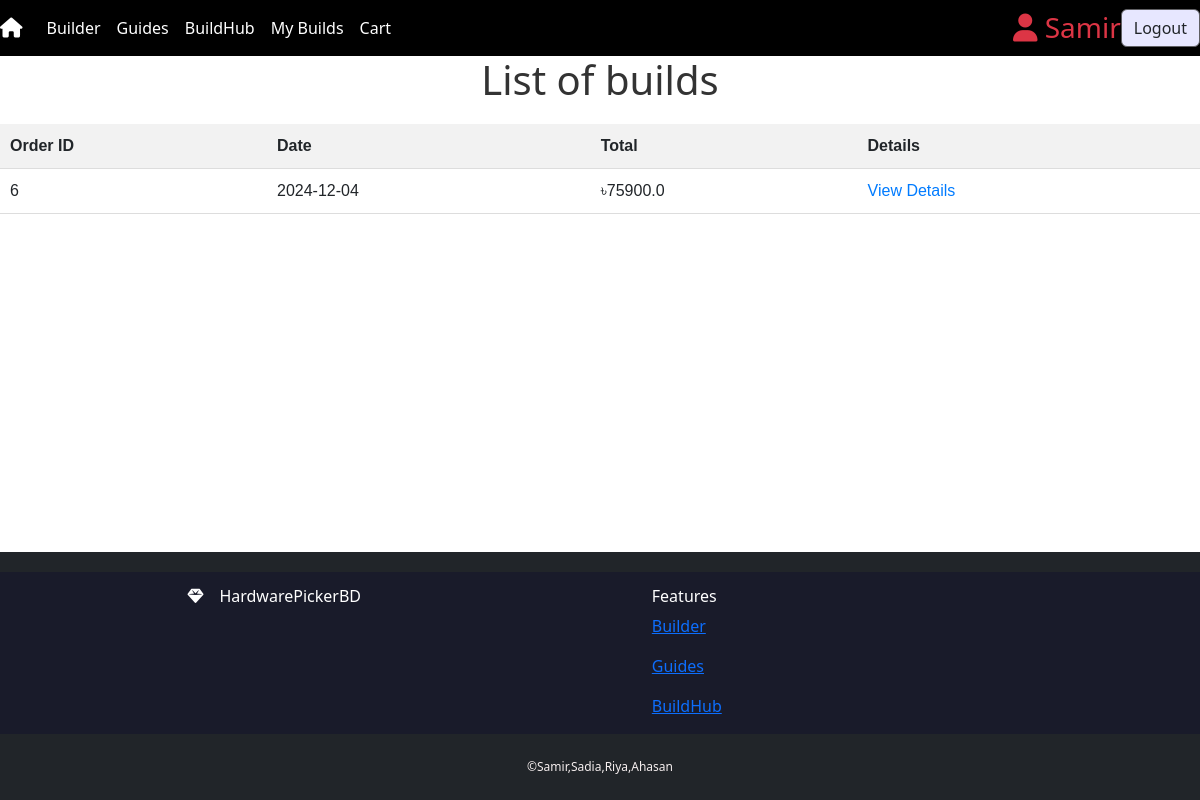
The page /products/orders/ (signed in) on the database its author committed.
### products/models.py (models this page shows, shortened)
class Order(models.Model):
    user = models.ForeignKey(User, on_delete=models.CASCADE, related_name="orders")
    created_at = models.DateTimeField(auto_now_add=True)
    total_amount = models.FloatField()
    status = models.CharField(max_length=50, default="Pending")  # e.g., Pending, Completed, Cancelled

### products/views.py (the view)
# urls.py: path('orders/', views.order_list, name='order_list'),
@login_required
def order_list(request):
    orders = request.user.orders.all()
    return render(request, "order_list.html", {"orders": orders})

### templates/order_list.html
{% extends 'base.html' %}
{% block content %}
<h1 style="text-align: center; color: #333; margin-bottom: 20px;">List of builds</h1>
<table style="width: 100%; border-collapse: collapse; font-family: Arial, sans-serif;">
    <thead>
        <tr style="background-color: #f2f2f2; border-bottom: 1px solid #ddd;">
            <th style="padding: 10px; text-align: left;">Order ID</th>
            <th style="padding: 10px; text-align: left;">Date</th>
            <th style="padding: 10px; text-align: left;">Total</th>
            <th style="padding: 10px; text-align: left;">Details</th>
        </tr>
    </thead>
    <tbody>
        {% for order in orders %}
        <tr style="border-bottom: 1px solid #ddd;">
            <td style="padding: 10px;">{{ order.id }}</td>
            <td style="padding: 10px;">{{ order.created_at|date:"Y-m-d" }}</td>
            <td style="padding: 10px;">৳{{ order.total_amount }}</td>
            <td style="padding: 10px;">
                <a href="{% url 'order_details' order.id %}" style="color: #007bff; text-decoration: none;">View Details</a>
            </td>
        </tr>
        {% empty %}
        <tr>
            <td colspan="4" style="padding: 10px; text-align: center; color: #888;">No orders found.</td>
        </tr>
        {% endfor %}
    </tbody>
</table>
{% endblock %}

### templates/components/header.html (shortened to what this page needs)
{% load static %}
<section>
    <div>
        <nav class="navbar navbar-expand-lg navbar-light bg-light">
            <a class="navbar-brand" href="{% url 'home' %}">
                <i class="fa-solid fa-house" style="color: #ffffff;"></i>
            </a>
            <div class="collapse navbar-collapse" id="navbarNavDropdown">
                <ul class="navbar-nav">
                    <li class="nav-item active">
                        <a class="nav-link" href="{% url 'cpu' %}">Builder <span class="sr-only">(current)</span></a>
                    </li>
                    <li class="nav-item">
                        <a class="nav-link" href="{% url 'guide_list' %}">Guides</a>
                    </li>
                    <li class="nav-item">
                        <a class="nav-link" href='{% url "blog" %}'>BuildHub</a>
                    </li>
                    <li class="nav-item">
                        <a class="nav-link" href='{% url "order_list" %}'>My Builds</a>
                    </li>
                    <li class="nav-item">
                        <a class="nav-link" href='{% url "cart_view" %}'>Cart</a>
                    </li>
                </ul>
            </div>
            {% if user.is_authenticated %}
                <div class="d-flex align-items-center">
                    <h3 class="m-0 text-danger"><i class="fa-solid fa-user"></i> {{ user }}  </h3>
                    <a href="{% url 'logout' %}" class="btn nav-item1" style="background-color: #e7e7ff; border-color: #5f5f63;"> Logout </a>
                </div>
            {% else %}
                <div class="d-flex align-items-center">
                    <a href="{% url 'register' %}" class="btn nav-item1" style="background-color: #e7e7ff; border-color: #5f5f63;">Register User</a>
                    <a href="{% url 'login' %}" class="btn nav-item1" style="background-color: #e7e7ff; border-color: #5f5f63;">Login</a>
                </div>
            {% endif %}
        </nav>
    </div>
</section>

### static/css/style.css (style rules this page uses)
* { margin: 0; padding: 0; }
.navbar { background-color: #000 !important; }
.nav-item a { color: #fff !important; }

### rows shown on the page
Order: id "6", created_at "2024-12-04", total_amount "75900.0"

### other values the page prints
{{ user }} "Samir"
